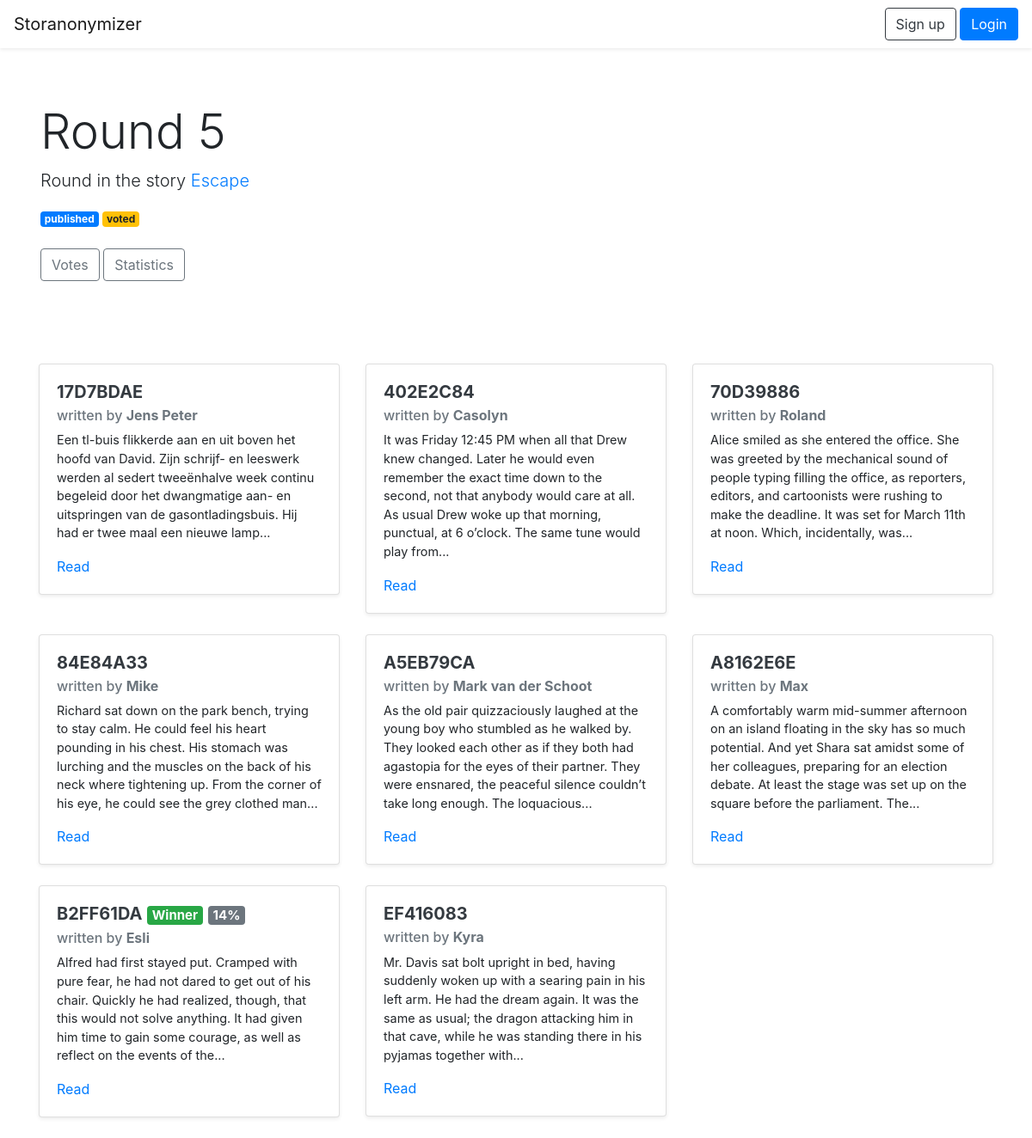
/round/91ED46E6, run on an earlier commit of the app's database.
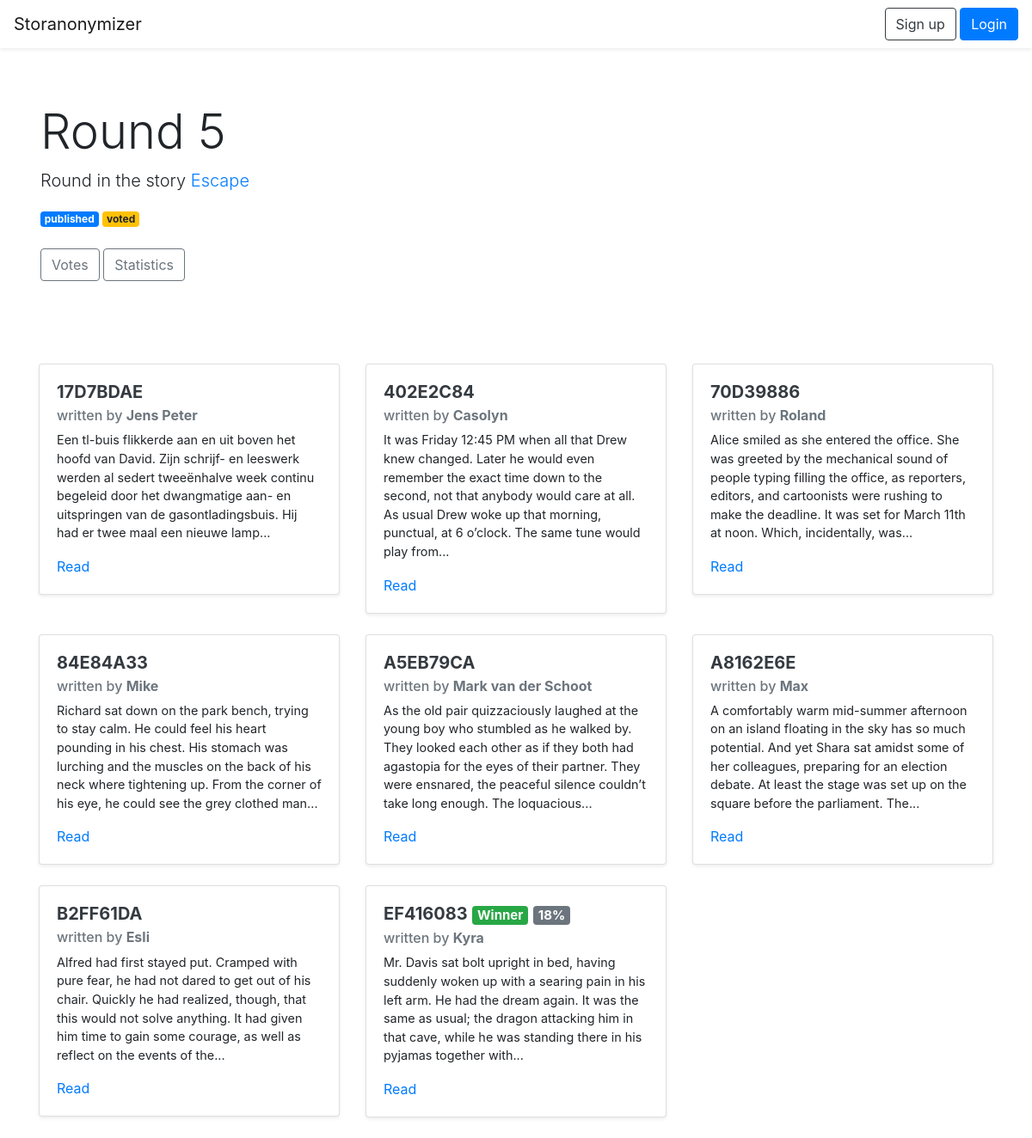
And on a later commit of the database.
### storanonymizer/models.py (models this page shows, shortened)
class Round(db.Model):
    id = db.Column(db.Integer, primary_key=True)
    name = db.Column(db.String())
    code = db.Column(db.String(), unique=True)
    contributions = db.relationship("Contribution", backref="round", lazy="select")
    votes = db.relationship("Vote", backref="round", lazy="select")
    winning_contribution_id = db.Column(db.String())
    story_id = db.Column(db.Integer, db.ForeignKey("story.id"))
    public_authors = db.Column(db.Boolean(), default=False)
    public_contributions = db.Column(db.Boolean(), default=False)
    voting = db.Column(db.Boolean(), default=False)
    public_votes = db.Column(db.Boolean(), default=False)
    init_datetime = db.Column(db.DateTime())
    publish_datetime = db.Column(db.DateTime())
    vote_datetime = db.Column(db.DateTime())

class Story(db.Model):
    id = db.Column(db.Integer, primary_key=True)
    code = db.Column(db.String(), unique=True)
    name = db.Column(db.String())
    user_id = db.Column(db.Integer, db.ForeignKey("user.id"))
    rounds = db.relationship("Round", backref="story", lazy="select")

class Contribution(db.Model):
    id = db.Column(db.Integer, primary_key=True)
    code = db.Column(db.String(), unique=True)
    text = db.Column(db.Text())
    submission_datetime = db.Column(db.DateTime())
    votes = db.relationship("Vote", backref="contribution", lazy="select")
    author_id = db.Column(db.Integer, db.ForeignKey("user.id"))
    round_id = db.Column(db.Integer, db.ForeignKey("round.id"))

class User(db.Model):
    id = db.Column(db.Integer, primary_key=True)
    name = db.Column(db.String(80), unique=True)
    password_hash = db.Column(db.String(1024))
    stories = db.relationship("Story", backref="user", lazy="select")
    contributions = db.relationship("Contribution", backref="author", lazy="select")
    votes = db.relationship("Vote", backref="user", lazy="select")

### storanonymizer/views.py (the view)
@app.route("/round/<round_code>")
def round(round_code):
    round = models.Round.query.filter_by(code=round_code).first_or_404()
    contributions = models.Contribution.query.filter_by(round_id=round.id).order_by(models.Contribution.code).all()
    userHasContributed = False
    if current_user.is_authenticated:
        if models.Contribution.query.filter_by(round_id=round.id, author_id=current_user.id).first():
            userHasContributed = True
    chance = 0
    if round.public_votes:
        winning_score = -1
        for c in contributions:
            c.total_score = sum([vote.value for vote in c.votes])
            if c.id == int(round.winning_contribution_id):
                winning_score = c.total_score
        total_score = sum([c.total_score for c in contributions])
        chance = int((winning_score / total_score) * 100)
    return render_template("round.html", round=round, contributions=contributions, userHasContributed=userHasContributed, chance=chance)

### storanonymizer/templates/round.html (shortened to what this page needs)
{% extends "base.html" %}
{% block content %}
<div class="jumbotron bg-white">
	<div class="container">
		<h1 class="display-4">{{ round.name }}</h1>
		<p class="lead">Round in the story <a href="{{ url_for('story', story_code=round.story.code) }}">{{ round.story.name }} </a></p>
		{% if round.public_contributions %}
		<span class="badge badge-primary">published</span>
		{% else %}
		<span class="badge badge-secondary">open</span>
		{% endif %}
		{% if round.public_votes %}
		<span class="badge badge-warning">voted</span>
		{% endif %}
		<br><br>
		{% if round.voting or round.public_votes %}
		<a class="btn btn-outline-secondary" href="{{ url_for('votes', round_code=round.code) }}">Votes</a>
		{% endif %}
		<a class="btn btn-outline-secondary" href="{{ url_for('round_statistics', round_code=round.code) }}">Statistics</a>
	</div>
</div>
<div class="container">
	{% if round.public_contributions %}
	{% if round.contributions|length > 0 %}
	<div class="row">
		{% for c in contributions %}
		<div class="col-12 col-md-6 col-lg-4 mb-4">
			<div class="card shadow-sm">
				<div class="card-body">
					<h5 class="card-title"><a class="text-dark font-weight-bold" href="{{ url_for('contribution', contribution_code=c.code) }}">
						{{ c.code }}</a>
						{% if round.public_votes and c.id == round.winning_contribution_id|int %}
						<span class="badge badge-success">Winner</span>
						<span class="badge badge-secondary">{{ chance }}%</span>
						{% endif %}
					</h5>
					{% if c.author.id == current_user.id %}
					<h6 class="card-subtitle mb-2 text-muted">written by me</h6>
					{% else %}
					{% if round.public_authors %}
					<h6 class="card-subtitle mb-2 text-muted">written by <span class="font-weight-bold">{{ c.author.name }}</span></h6>
					{% endif %}
					{% endif %}
					<p class="card-text" style="font-size: 0.9rem;">{{ c.text|truncate|safe }}</p>
					<a href="{{ url_for('contribution', contribution_code=c.code) }}" class="card-link">Read</a>
				</div>
			</div>
		</div>
		{% endfor %}
	</div>
	{% else %}
	<h6 class="alert alert-light text-center">No contributions submitted</h6>
	{% endif %}
	{% endif %}
</div>
{% endblock %}

### storanonymizer/templates/base.html (shortened to what this page needs)
<!doctype html>
<html lang="en">
	<head>
		<link rel="stylesheet" href="https://stackpath.bootstrapcdn.com/bootstrap/4.2.1/css/bootstrap.min.css">
	</head>
	<body>
		<nav class="navbar navbar-light bg-white shadow-sm">
			<a href="{{ url_for('index') }}" class="navbar-brand">Storanonymizer</a>
			<div class="dropdown dropleft">
				{% if current_user.is_authenticated %}
				<button class="btn btn-outline-secondary dropdown-toggle" type="button" id="userMenu" data-toggle="dropdown" aria-haspopup="true" aria-expanded="false">
					{{ current_user.name }}
				</button>
				<div class="dropdown-menu" aria-labelledby="userMenu">
					<a class="dropdown-item" href="{{ url_for('my_stories') }}">Your stories</a>
					<a class="dropdown-item" href="{{ url_for('my_contributions') }}">Your contributions</a>
					<a class="dropdown-item text-danger" href="{{ url_for('logout') }}">Log out</a>
				</div>
				{% else %}
				<div>
					<a class="btn btn-outline-dark" href="{{ url_for('register') }}">Sign up</a>
					<a class="btn btn-primary" href="{{ url_for('login') }}">Login</a>
				</div>
				{% endif %}
			</div>
		</nav>
		{% block content %}{% endblock %}
	</body>
</html>

What changed in the data, as far as the page shows it:
changed Round "Round 5": winning_contribution_id "48" → "42" (drawn)
shown differently, row unchanged: Contribution "B2FF61DA": chance "14" → (not shown)
shown differently, row unchanged: Contribution "EF416083": chance (not shown) → "18"
